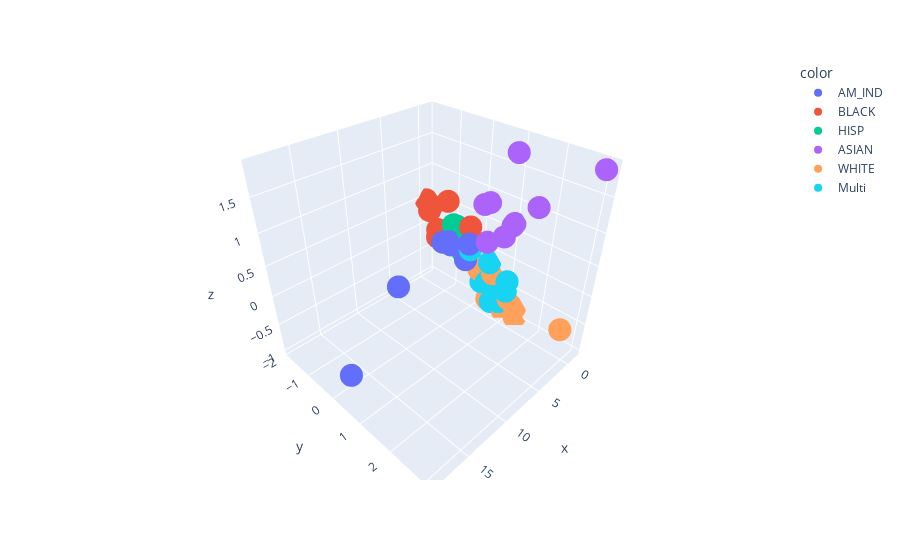

Notebook source saved alongside this figure:
### Code cell
px.scatter_3d(x=E_pca[:, 0], y=E_pca[:, 1], z=E_pca[:, 2], color=E_race_labels)
# sns.scatterplot(x=E_pca[:, 1], y=E_pca[:, 2], ax=ax, hue=E_race_labels)

# ax.set(aspect="equal")
# E_flattened

### Figure 1 — Plotly figure (JSON) as saved in the notebook; plotly's stock layout.template omitted (floating-point values rounded to 4 significant figures)
{"data": [{"hovertemplate": "color=AM_IND<br>x=%{x}<br>y=%{y}<br>z=%{z}<extra></extra>", "legendgroup": "AM_IND", "marker": {"color": "#636efa", "symbol": "circle"}, "mode": "markers", "name": "AM_IND", "scene": "scene", "showlegend": true, "type": "scatter3d", "x": [0.5389, 0.3647, 2.461, 0.2727, 1.424, 2.56, 11.51, 18.68, 0.09358], "y": [-0.7585, -0.07993, -0.4918, -0.7421, -0.7863, -0.3464, 0.2327, 0.6413, -0.2419], "z": [0.01053, 0.132, 0.1905, -0.06233, 0.05194, 0.2416, 0.2728, -0.4201, -0.218]}, {"hovertemplate": "color=BLACK<br>x=%{x}<br>y=%{y}<br>z=%{z}<extra></extra>", "legendgroup": "BLACK", "marker": {"color": "#EF553B", "symbol": "circle"}, "mode": "markers", "name": "BLACK", "scene": "scene", "showlegend": true, "type": "scatter3d", "x": [-0.2702, -0.6771, -0.2444, -0.3493, -0.3261, -0.472, -0.3047, -0.7979, -0.8044], "y": [-1.325, -0.8167, -1.697, -1.406, -1.854, -1.431, -1.632, -1.13, -0.302], "z": [0.006951, -0.1054, 0.3127, -0.1235, 0.4689, 0.006912, 0.4055, 0.5727, 0.3101]}, {"hovertemplate": "color=HISP<br>x=%{x}<br>y=%{y}<br>z=%{z}<extra></extra>", "legendgroup": "HISP", "marker": {"color": "#00cc96", "symbol": "circle"}, "mode": "markers", "name": "HISP", "scene": "scene", "showlegend": true, "type": "scatter3d", "x": [-0.768, -0.8104, -0.9852, -0.8286, -0.3783, -0.8669, -0.7489, -0.9484, -0.7588], "y": [-0.9339, -0.5407, -0.4449, -0.5406, -0.8964, -0.7083, -0.8999, -0.8205, -0.3683], "z": [-0.1649, -0.2095, -0.1943, -0.1119, -0.02461, -0.1251, 0.2082, 0.191, 0.1708]}, {"hovertemplate": "color=ASIAN<br>x=%{x}<br>y=%{y}<br>z=%{z}<extra></extra>", "legendgroup": "ASIAN", "marker": {"color": "#ab63fa", "symbol": "circle"}, "mode": "markers", "name": "ASIAN", "scene": "scene", "showlegend": true, "type": "scatter3d", "x": [-1.103, -0.6989, -0.7627, -1.109, -1.069, -0.6989, -0.5371, -1.055, -0.8882], "y": [1.625, 3.062, 0.2897, 1.018, 0.7518, 1.043, 1.026, 0.2438, 0.1041], "z": [1.059, 1.883, 0.1908, 0.6699, 0.3823, 0.6614, 1.749, 0.8355, 0.7829]}, {"hovertemplate": "color=WHITE<br>x=%{x}<br>y=%{y}<br>z=%{z}<extra></extra>", "legendgroup": "WHITE", "marker": {"color": "#FFA15A", "symbol": "circle"}, "mode": "markers", "name": "WHITE", "scene": "scene", "showlegend": true, "type": "scatter3d", "x": [-1.195, -1.025, -1.331, -1.173, -1.154, -1.311, -1.228, -1.067, -0.7717], "y": [1.28, 2.7, 0.8775, 1.047, 0.4705, 1.286, 0.3308, 0.01397, -0.2763], "z": [-0.7874, -0.7011, -0.9964, -0.6842, -0.3699, -0.9871, -0.9212, -0.4168, -0.1096]}, {"hovertemplate": "color=Multi<br>x=%{x}<br>y=%{y}<br>z=%{z}<extra></extra>", "legendgroup": "Multi", "marker": {"color": "#19d3f3", "symbol": "circle"}, "mode": "markers", "name": "Multi", "scene": "scene", "showlegend": true, "type": "scatter3d", "x": [-1.058, -0.8773, -0.8262, -0.9894, -1.115, -0.9852, -0.8958, -0.9734, -0.6738], "y": [0.955, 1.006, 0.3427, 0.5002, 0.3472, 0.7583, 0.1444, -0.3752, -0.2508], "z": [-0.5526, -0.341, -0.5462, -0.9072, -0.1942, -0.8208, -0.6057, 0.02047, -0.08545]}], "layout": {"legend": {"title": {"text": "color"}, "tracegroupgap": 0}, "margin": {"t": 60}, "scene": {"domain": {"x": [0, 1], "y": [0, 1]}, "xaxis": {"title": {"text": "x"}}, "yaxis": {"title": {"text": "y"}}, "zaxis": {"title": {"text": "z"}}}}}
